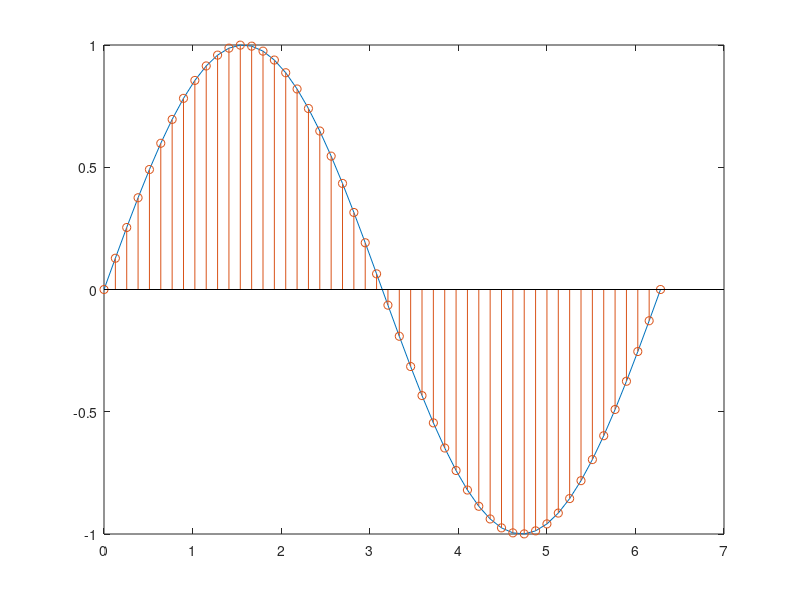

Recreate this plot in MATLAB.
clear
close all
clc
t=linspace(0,2*pi,50);
y=sin(t);
plot(t,y);hold on;
stem(t,y);xlabel='Angle(Rad)';
ylabel='Amp';hold off;
